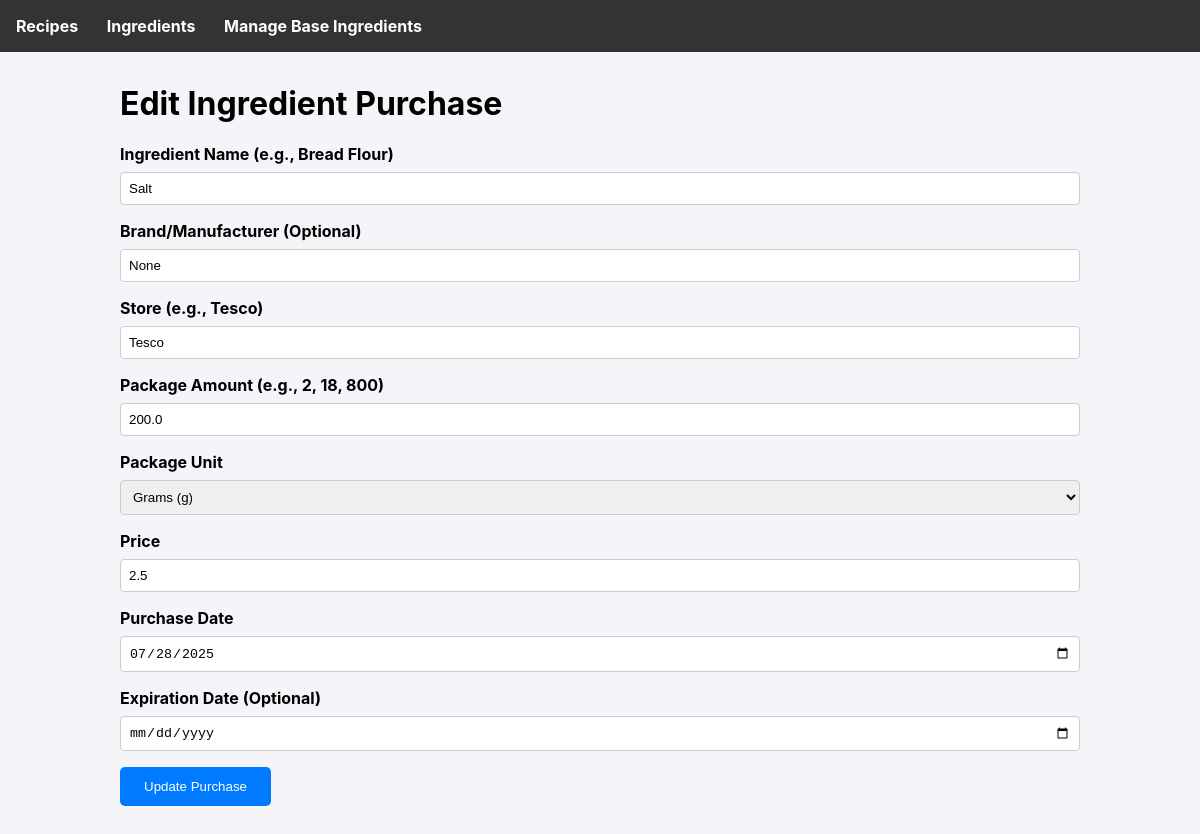
The app's page /ingredient/edit/3 with its own data.
### tables this page shows
CREATE TABLE ingredients (
        id INTEGER PRIMARY KEY AUTOINCREMENT,
        name TEXT UNIQUE NOT NULL
    , density_g_ml REAL);

CREATE TABLE ingredient_purchases (
        id INTEGER PRIMARY KEY AUTOINCREMENT,
        ingredient_id INTEGER NOT NULL,
        store TEXT,
        package_amount REAL NOT NULL,
        package_unit TEXT NOT NULL,
        price REAL NOT NULL,
        purchase_date TEXT NOT NULL,
        expiry_date TEXT, brand TEXT,
        FOREIGN KEY (ingredient_id) REFERENCES ingredients (id)
    );

### app.py (the view, shortened to what this page needs)
@app.route('/ingredient/edit/<int:purchase_id>', methods=('GET', 'POST'))
def edit_ingredient(purchase_id):
    db = get_db()
    purchase = db.execute('''
        SELECT ip.id, ip.brand, ip.store, ip.package_amount, ip.package_unit, ip.price, ip.purchase_date, ip.expiry_date, i.name
        FROM ingredient_purchases ip
        JOIN ingredients i ON ip.ingredient_id = i.id
        WHERE ip.id = ?
    ''', (purchase_id,)).fetchone()
    if purchase is None:
        flash('Ingredient purchase not found.', 'error')
        return redirect(url_for('list_ingredients'))
    return render_template('ingredient_form.html', purchase=purchase, units=UNITS)

### app.py (called while the page is built)
def get_db():
    if 'db' not in g:
        g.db = sqlite3.connect(DATABASE)
        g.db.row_factory = sqlite3.Row
    return g.db

### templates/ingredient_form.html (shortened to what this page needs)
{% extends 'base.html' %}
{% block content %}
    <h1>{% if purchase %}Edit Ingredient Purchase{% else %}Add New Ingredient Purchase{% endif %}</h1>
    <form method="post">
        <label for="name">Ingredient Name (e.g., Bread Flour)</label>
        <input type="text" name="name" id="name" value="{{ purchase.name if purchase else '' }}" required>
        <label for="brand">Brand/Manufacturer (Optional)</label>
        <input type="text" name="brand" id="brand" value="{{ purchase.brand if purchase else '' }}">
        <label for="store">Store (e.g., Tesco)</label>
        <input type="text" name="store" id="store" value="{{ purchase.store if purchase else '' }}" required>
        <label for="package_amount">Package Amount (e.g., 2, 18, 800)</label>
        <input type="number" step="any" name="package_amount" id="package_amount" value="{{ purchase.package_amount if purchase else '' }}" required>
        <label for="package_unit">Package Unit</label>
        <select name="package_unit" id="package_unit" required>
            {% for abbr, full_name, dimension in units %}
                <option value="{{ abbr }}" {% if purchase and purchase.package_unit == abbr %}selected{% endif %}>
                    {{ full_name }}
                </option>
            {% endfor %}
        </select>
        <label for="price">Price</label>
        <input type="number" step="0.01" name="price" id="price" value="{{ purchase.price if purchase else '' }}" required>
        <label for="purchase_date">Purchase Date</label>
        <input type="date" name="purchase_date" id="purchase_date" value="{{ purchase.purchase_date if purchase else today_date }}" required>
        <label for="expiry_date">Expiration Date (Optional)</label>
        <input type="date" name="expiry_date" id="expiry_date" value="{{ purchase.expiry_date if purchase else '' }}">
        <button type="submit">{% if purchase %}Update Purchase{% else %}Save Ingredient Purchase{% endif %}</button>
    </form>
{% endblock %}

### templates/base.html (style rules this page uses)
body { font-family: -apple-system, BlinkMacSystemFont, "Segoe UI", Roboto, "Helvetica Neue", Arial, sans-serif; margin: 0; background-color: #f4f4f9; }
form label { display: block; margin-bottom: 0.5rem; font-weight: bold; }
form input, form textarea, form select { width: 100%; padding: 0.5rem; margin-bottom: 1rem; border: 1px solid #ccc; border-radius: 4px; box-sizing: border-box; }
form button { background-color: #007bff; color: white; padding: 0.75rem 1.5rem; border: none; border-radius: 5px; cursor: pointer; }

### records on screen
ingredients: name "Salt"
ingredient_purchases: store "Tesco", package_amount "200.0", package_unit "Grams (g)", price "2.5", purchase_date "07/28/2025"
